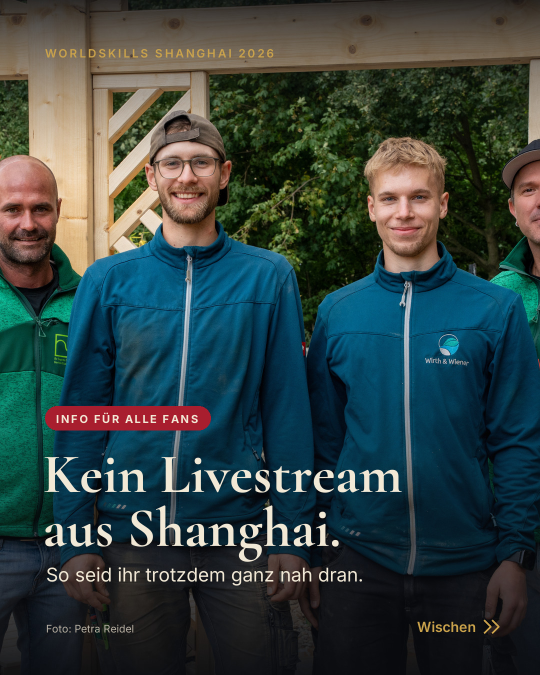
#> input picture marketing/ig-kein-livestream/slide-01.jpg, 1080 x 1350 px, given in place of PG-Sachsen_WSS_Petra Reidel-11.jpg, which was not available (shown at 1/2 size)
$ python render.py ../slide-01.jpg ..
#> lines starting #> are read from the running program, lines starting #| are printed output that depends on the picture; after the words box and inside, x2 and y2 are one past the last pixel; in counts of white or black regions, pixels touching at a corner belong together; pictures that were not available may be replaced by others from this repository, and a replacement may not be noted
"""Rendert Karussell + Storys "Kein Livestream – so seid ihr dabei" im Look der Website."""
from PIL import Image, ImageDraw, ImageFont, ImageOps, ImageFilter
import os, sys

SCR = sys.argv[1]
ROOT = sys.argv[2]
OUT = os.path.join(ROOT, 'marketing/ig-kein-livestream')
ORIG = os.path.join(ROOT, '_originale/pressegespraech/PG-Sachsen_WSS_Petra Reidel-{}.jpg')
os.makedirs(OUT, exist_ok=True)

NIGHT, INK = (12, 22, 34), (22, 18, 15)
PAPER, GOLD, RED = (241, 232, 214), (201, 162, 75), (168, 30, 46)
SOFT, DIM = (184, 177, 164), (120, 116, 108)

def F(name, size): return ImageFont.truetype(os.path.join(SCR, 'ttf', name + '.ttf'), size)
BR = lambda s: F('fa-brands', s)
SO = lambda s: F('fa-solid', s)
ICON = {'instagram': ('', BR), 'facebook': ('', BR), 'linkedin': ('', BR),
        'tiktok': ('', BR), 'youtube': ('', BR), 'globe': ('', SO),
        'bookmark': ('', SO), 'share': ('', SO)}

# ---------- Helfer ----------
def bg(w, h):
    """Nachthimmel-Verlauf wie im Live-Bereich der Seite, dazu ein roter Lichthof."""
    im = Image.new('RGB', (w, h))
    px = im.load()
    for y in range(h):
        t = y / (h - 1)
        c = tuple(int(NIGHT[i] * (1 - t) + INK[i] * t) for i in range(3))
        for x in range(w): px[x, y] = c
    glow = Image.new('L', (w, h), 0)
    ImageDraw.Draw(glow).ellipse((w * 0.45, -h * 0.25, w * 1.35, h * 0.35), fill=70)
    glow = glow.filter(ImageFilter.GaussianBlur(160))
    im.paste(Image.new('RGB', (w, h), RED), (0, 0), glow)
    gold = Image.new('L', (w, h), 0)
    ImageDraw.Draw(gold).ellipse((-w * 0.5, h * 0.72, w * 0.5, h * 1.3), fill=38)
    gold = gold.filter(ImageFilter.GaussianBlur(170))
    im.paste(Image.new('RGB', (w, h), GOLD), (0, 0), gold)
    return im

def photo(n, w, h, center):
    im = ImageOps.exif_transpose(Image.open(ORIG.format(n))).convert('RGB')
    return ImageOps.fit(im, (w, h), Image.LANCZOS, centering=center)

def shade(im, top_to, bottom_from, top_a=150, bottom_a=240):
    """Dunkler Verlauf oben und unten, damit Text über dem Foto lesbar bleibt."""
    w, h = im.size
    m = Image.new('L', (w, h), 0); p = m.load()
    for y in range(h):
        a = 0
        if y < top_to: a = int(top_a * (1 - y / top_to) ** 1.6)
        if y > bottom_from: a = max(a, int(bottom_a * ((y - bottom_from) / (h - bottom_from)) ** 1.15))
        for x in range(w): p[x, y] = a
    im.paste(Image.new('RGB', (w, h), (8, 10, 14)), (0, 0), m)
    return im

def spaced(d, xy, text, font, fill, track):
    x, y = xy
    for ch in text:
        d.text((x, y), ch, font=font, fill=fill)
        x += font.getlength(ch) + track
    return x

def wrap(text, font, maxw):
    lines, cur = [], ''
    for word in text.split(' '):
        test = (cur + ' ' + word).strip()
        if font.getlength(test) <= maxw: cur = test
        else: lines.append(cur); cur = word
    if cur: lines.append(cur)
    return lines

def para(d, xy, text, font, fill, maxw, lh):
    x, y = xy
    for line in wrap(text, font, maxw):
        d.text((x, y), line, font=font, fill=fill); y += lh
    return y

def fit(text, name, start, maxw):
    s = start
    while F(name, s).getlength(text) > maxw: s -= 2
    return F(name, s)

def icon_circle(d, cx, cy, r, key):
    d.ellipse((cx - r, cy - r, cx + r, cy + r), outline=GOLD, width=3)
    glyph, fn = ICON[key]
    d.text((cx, cy), glyph, font=fn(int(r * 0.95)), fill=PAPER, anchor='mm')

def channel_row(d, x, y, w, h, key, platform, handle, hsize=40):
    d.rounded_rectangle((x, y, x + w, y + h), radius=22, fill=(255, 255, 255, 10) if False else (26, 30, 36), outline=(74, 66, 46), width=2)
    icon_circle(d, x + 26 + h * 0.34, y + h / 2, h * 0.3, key)
    tx = x + 52 + h * 0.68
    d.text((tx, y + h * 0.2), platform.upper(), font=F('inter-600', 21), fill=DIM)
    d.text((tx, y + h * 0.43), handle, font=fit(handle, 'inter-600', hsize, w - (tx - x) - 30), fill=PAPER)

def chrome(d, w, h, idx, total, label='ROAD TO SHANGHAI · WORLDSKILLS 2026'):
    spaced(d, (90, 92), label, F('inter-600', 23), GOLD, 4.2)
    d.text((90, h - 108), 'shanghai.wirth-wiener.de', font=F('inter-600', 25), fill=SOFT)
    if total:
        d.text((w - 90, h - 108), f'{idx} / {total}', font=F('inter-600', 25), fill=SOFT, anchor='ra')

def chevron(d, x, y, size, color, width=5):
    d.line((x, y - size, x + size, y, x, y + size), fill=color, width=width, joint='curve')

def rule(d, x, y, w=120): d.rectangle((x, y, x + w, y + 4), fill=GOLD)

W, H = 1080, 1350
TOTAL = 6
files = []

# ---------- 1: Hook mit Foto ----------
im = shade(photo(11, W, H, (0.61, 0.42)), top_to=380, bottom_from=560, top_a=215)
#> in photo, im is the input picture: PIL image 1080x1350 RGB; mean R, G, B 50.8, 65.7, 64.6
#> in shade, `w, h = im.size`: w = 1080; h = 1350
#> in shade, `m = Image.new('L', (w, h), 0)`: m: PIL image 1080x1350 L; every value is 0
d = ImageDraw.Draw(im)
spaced(d, (90, 92), 'WORLDSKILLS SHANGHAI 2026', F('inter-600', 23), GOLD, 4.2)
pill = 'INFO FÜR ALLE FANS'
pf = F('inter-700', 22); pw = sum(pf.getlength(c) + 3.5 for c in pill) + 44
d.rounded_rectangle((90, 812, 90 + pw, 860), radius=24, fill=RED)
spaced(d, (112, 824), pill, pf, PAPER, 3.5)
d.text((86, 880), 'Kein Livestream', font=F('corm-700', 112), fill=PAPER)
d.text((86, 988), 'aus Shanghai.', font=F('corm-700', 112), fill=PAPER)
d.text((92, 1126), 'So seid ihr trotzdem ganz nah dran.', font=F('inter-400', 38), fill=PAPER)
sw = F('inter-600', 28); lab = 'Wischen'
d.text((W - 128 - sw.getlength(lab), 1236), lab, font=sw, fill=GOLD)
chevron(d, W - 112, 1253, 13, GOLD); chevron(d, W - 96, 1253, 13, GOLD)
d.text((92, 1244), 'Foto: Petra Reidel', font=F('inter-400', 21), fill=SOFT)
files.append(('slide-01.jpg', im))

# ---------- 2: Warum ----------
im = bg(W, H); d = ImageDraw.Draw(im); chrome(d, W, H, 2, TOTAL)
#> in bg, `im = Image.new('RGB', (w, h))`: im: PIL image 1080x1350 RGB; every value is 0
#> in bg, `ImageDraw.Draw(glow).ellipse((w * 0.45, -h * 0.25, w * 1.35, h * 0.35)..`:
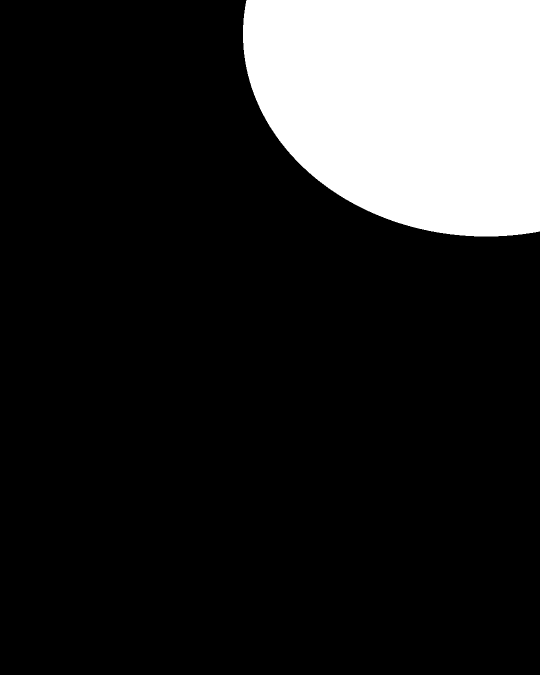
#> glow: PIL image 1080x1350 L (shown at 1/2 size); values 0 (black) and 70 (white), 16.3% white; 1 white region, box (x1, y1, x2, y2) and area: (486, 0, 1080, 473) 238141
#> in bg, `ImageDraw.Draw(gold).ellipse((-w * 0.5, h * 0.72, w * 0.5, h * 1.3), f..`: gold: PIL image 1080x1350 L; values 0 (black) and 38 (white), 10.9% white; 1 white region, box (x1, y1, x2, y2) and area: (0, 972, 541, 1350) 158999
d.text((86, 190), 'Warum kein Stream?', font=F('corm-700', 92), fill=PAPER)
rule(d, 92, 318)
y = para(d, (92, 360), 'Damit sich die Teams voll auf ihre Aufgabe konzentrieren können, wird aus Shanghai nicht live übertragen – weder bei den Wettkämpfen noch bei den Veranstaltungen.', F('inter-400', 38), PAPER, 890, 56)
#> y = 584
d.text((92, y + 14), 'Info: WorldSkills Germany', font=F('inter-400', 25), fill=DIM)
cy = y + 96
#> cy = 680
d.rounded_rectangle((90, cy, W - 90, cy + 420), radius=28, fill=(24, 28, 34), outline=(88, 76, 48), width=2)
spaced(d, (132, cy + 42), 'DIE WM-WOCHE', F('inter-600', 22), GOLD, 4)
rows = [('Di · 22.09.', 'Eröffnung'), ('Mi–Sa · 23.–26.09.', '4 Wettkampftage'), ('So · 27.09.', 'Siegerehrung')]
ry = cy + 104
#> ry = 784
for i, (a, b) in enumerate(rows):
    d.text((132, ry), a, font=F('inter-600', 34), fill=GOLD)
    d.text((W - 132, ry), b, font=F('inter-400', 34), fill=PAPER, anchor='ra')
    if i < 2: d.line((132, ry + 72, W - 132, ry + 72), fill=(58, 54, 46), width=2)
    ry += 98
#> this loop made 3 passes
#> ry on passes 1 to 3: 882, 980, 1078
#> after the loop, ry = 1078
files.append(('slide-02.jpg', im))

# ---------- 3–5: Kanaele ----------
def channels(num, eyebrow, title, sub, rows, idx):
    im = bg(W, H); d = ImageDraw.Draw(im); chrome(d, W, H, idx, TOTAL, eyebrow)
    d.text((86, 190), title, font=fit(title, 'corm-700', 92, W - 180), fill=PAPER)
    rule(d, 92, 318)
    y = para(d, (92, 360), sub, F('inter-400', 36), PAPER, 890, 52)
    y += 44
    rh = 150 if len(rows) <= 3 else 118
    gap = 28 if len(rows) <= 3 else 18
    for key, plat, handle in rows:
        channel_row(d, 90, y, W - 180, rh, key, plat, handle, hsize=46 if len(rows) <= 3 else 40)
        y += rh + gap
    return im

files.append(('slide-03.jpg', channels(1, 'SO SEID IHR DABEI · 1', 'Team Germany',
    'Updates, Bilder und Eindrücke vom ganzen deutschen Team – direkt aus Shanghai.',
    [('instagram', 'Instagram', '@worldskills_germany'), ('facebook', 'Facebook', 'WorldSkillsGermany'),
     ('linkedin', 'LinkedIn', 'WorldSkills Germany')], 3)))
#> in channels, `y = para(d, (92, 360), sub, F('inter-400', 36), PAPER, 890, 52)`: y = 464
#> in channels, `y += 44`: y = 508
#> the loop in channels, `for key, plat, handle in rows:` made 3 passes
#> y on passes 1 to 3: 686, 864, 1042
#> after the loop in channels, `for key, plat, handle in rows:`: y = 1042
files.append(('slide-04.jpg', channels(2, 'SO SEID IHR DABEI · 2', 'Die Landschaftsgärtner',
    'Jeden Tag Baufortschritt, Reels, Ländervergleiche und Interviews – von der Wettkampfbaustelle.',
    [('instagram', 'Instagram', '@die_landschaftsgaertner'), ('facebook', 'Facebook', 'dielandschaftsgaertner'),
     ('tiktok', 'TikTok', '@ausbildung_galabau'), ('youtube', 'YouTube', '@Ausbildung_galabau')], 4)))
#> the loop in channels (call 2), `for key, plat, handle in rows:` made 4 passes
#> y on passes 1 to 4: 644, 780, 916, 1052
im5 = channels(3, 'SO SEID IHR DABEI · 3', 'Marc-Aurel & Lennard',
    'Ihre Berichte, alle Bilder und das Daumendrücken – an einem Ort.',
    [('instagram', 'Instagram', '@wirth_wiener_gmbh'), ('globe', 'Website', 'shanghai.wirth-wiener.de')], 5)
d = ImageDraw.Draw(im5)
d.text((W / 2, 1036), 'Für jeden, der die Daumen drückt,', font=F('corm-600i', 50), fill=GOLD, anchor='ma')
d.text((W / 2, 1096), 'steigt eine Laterne auf.', font=F('corm-600i', 50), fill=GOLD, anchor='ma')
files.append(('slide-05.jpg', im5))

# ---------- 6: Teilen + Speichern, Foto ----------
im = photo(85, W, H, (0.5, 0.45))
#> call 2 of photo, with n = 85, w = 1080, h = 1350, center = (0.5, 0.45)
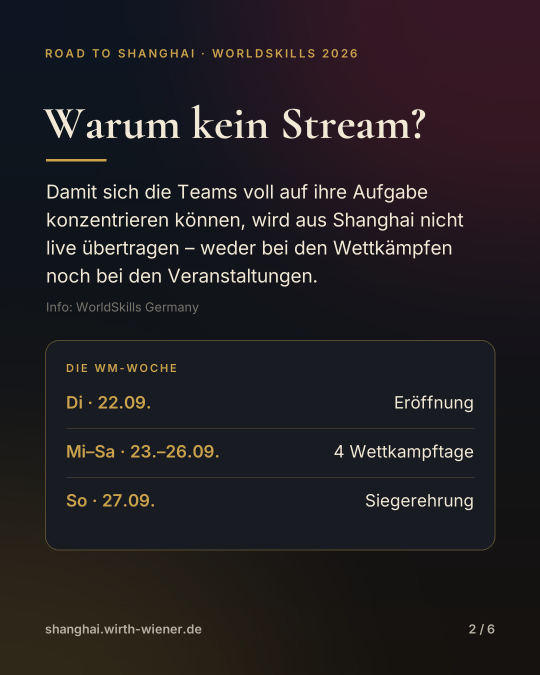
#> input picture marketing/ig-kein-livestream/slide-02.jpg, 1080 x 1350 px, given in place of PG-Sachsen_WSS_Petra Reidel-85.jpg, which was not available (shown at 1/2 size)
#> in photo, im is the input picture: PIL image 1080x1350 RGB; mean R, G, B 34.9, 31, 34.4
im.paste(Image.new('RGB', (W, H), (8, 10, 14)), (0, 0), Image.new('L', (W, H), 140))
im = shade(im, top_to=380, bottom_from=300, top_a=215, bottom_a=252)
d = ImageDraw.Draw(im)
spaced(d, (90, 92), 'ROAD TO SHANGHAI · WORLDSKILLS 2026', F('inter-600', 23), GOLD, 4.2)
d.text((86, 640), 'Teilt das mit allen,', font=F('corm-700', 96), fill=PAPER)
d.text((86, 734), 'die nicht mitfliegen.', font=F('corm-700', 96), fill=PAPER)
rule(d, 92, 866)
para(d, (92, 904), 'Und speichert euch den Beitrag – am 22.\u00a0September geht es los.', F('inter-400', 38), PAPER, 880, 54)
for i, (key, lab) in enumerate([('bookmark', 'Speichern'), ('share', 'Teilen')]):
    x = 92 + i * 300
    icon_circle(d, x + 36, 1106, 36, key)
    d.text((x + 90, 1088), lab, font=F('inter-600', 32), fill=PAPER)
d.text((92, H - 108), 'shanghai.wirth-wiener.de', font=F('inter-600', 25), fill=SOFT)
d.text((W - 90, H - 108), f'{TOTAL} / {TOTAL}', font=F('inter-600', 25), fill=SOFT, anchor='ra')
d.text((W - 90, 92), 'Foto: Petra Reidel', font=F('inter-400', 21), fill=SOFT, anchor='ra')
files.append(('slide-06.jpg', im))

# ---------- Storys 1080 x 1920 (Text nur im sicheren Bereich 250–1580) ----------
SW, SH = 1080, 1920
s = bg(SW, SH); ph = photo(11, SW, 880, (0.52, 0.4)); s.paste(ph, (0, 340))
#> in bg (call 5), `im = Image.new('RGB', (w, h))`: im: PIL image 1080x1920 RGB; every value is 0
#> in bg (call 5), `glow = Image.new('L', (w, h), 0)`: glow: PIL image 1080x1920 L; every value is 0
#> in bg (call 5), `ImageDraw.Draw(glow).ellipse((w * 0.45, -h * 0.25, w * 1.35, h * 0.35)..`: glow: PIL image 1080x1920 L; values 0 (black) and 70 (white), 16.3% white; 1 white region, box (x1, y1, x2, y2) and area: (486, 0, 1080, 673) 338817
#> in bg (call 5), `ImageDraw.Draw(gold).ellipse((-w * 0.5, h * 0.72, w * 0.5, h * 1.3), f..`: gold: PIL image 1080x1920 L; values 0 (black) and 38 (white), 10.9% white; 1 white region, box (x1, y1, x2, y2) and area: (0, 1382, 541, 1920) 226359
fade = Image.new('L', (SW, 880), 0); fp = fade.load()
#> after `fade = Image.new('L', (SW, 880), 0)`: fade: PIL image 1080x880 L; every value is 0
for y in range(880):
    a = int(255 * max(0, (y - 560) / 320) ** 1.3) if y > 560 else 0
    for x in range(SW): fp[x, y] = a
s.paste(Image.new('RGB', (SW, 880), (18, 20, 24)), (0, 340), fade)
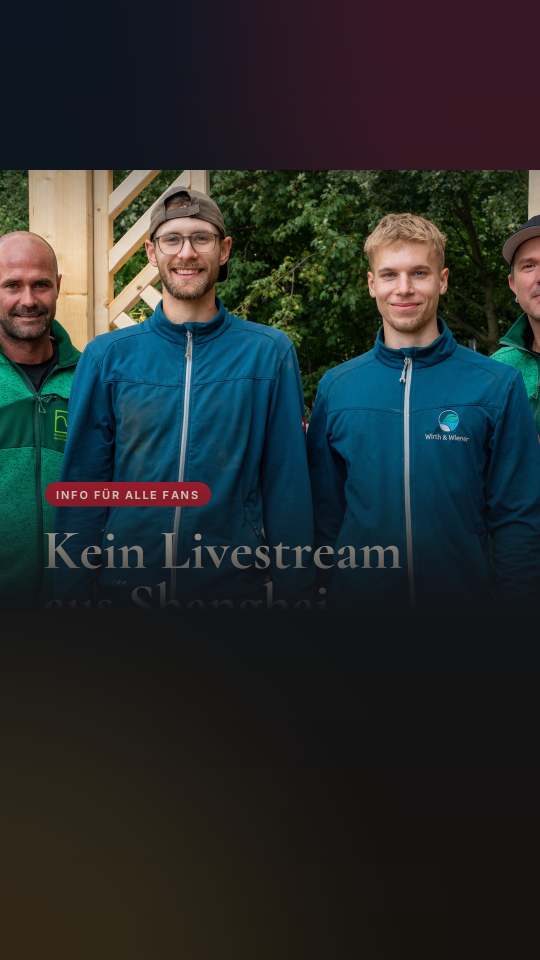
#> s: PIL image 1080x1920 RGB (shown at 1/2 size); mean R, G, B 38.2, 43.9, 44.2
d = ImageDraw.Draw(s)
spaced(d, (90, 270), 'WORLDSKILLS SHANGHAI 2026', F('inter-600', 26), GOLD, 4.6)
d.text((86, 1110), 'Kein Livestream', font=F('corm-700', 120), fill=PAPER)
d.text((86, 1226), 'aus Shanghai.', font=F('corm-700', 120), fill=PAPER)
rule(d, 92, 1380, 140)
d.text((92, 1420), 'So seid ihr trotzdem dabei.', font=F('inter-400', 44), fill=PAPER)
d.text((92, 1490), 'Tippt weiter.', font=F('inter-600', 40), fill=GOLD)
chevron(d, 360, 1514, 15, GOLD); chevron(d, 380, 1514, 15, GOLD)
d.text((SW - 90, 1070), 'Foto: Petra Reidel', font=F('inter-400', 22), fill=SOFT, anchor='ra')
files.append(('story-01.jpg', s))

s = bg(SW, SH); d = ImageDraw.Draw(s)
spaced(d, (90, 270), 'SO SEID IHR DABEI', F('inter-600', 26), GOLD, 4.6)
d.text((86, 330), 'Folgt diesen Kanälen', font=F('corm-700', 96), fill=PAPER)
y = 480
for head, rows in [('TEAM GERMANY', [('instagram', 'Instagram', '@worldskills_germany'), ('facebook', 'Facebook', 'WorldSkillsGermany'), ('linkedin', 'LinkedIn', 'WorldSkills Germany')]),
                   ('DIE LANDSCHAFTSGÄRTNER', [('instagram', 'Instagram', '@die_landschaftsgaertner'), ('facebook', 'Facebook', 'dielandschaftsgaertner'), ('tiktok', 'TikTok', '@ausbildung_galabau'), ('youtube', 'YouTube', '@Ausbildung_galabau')])]:
    spaced(d, (92, y), head, F('inter-600', 24), SOFT, 4); y += 50
    for key, plat, handle in rows:
        channel_row(d, 90, y, SW - 180, 118, key, plat, handle); y += 132
    y += 34
#> after the loop, y = 1572
files.append(('story-02.jpg', s))

s = bg(SW, SH); ph = photo(86, SW, 640, (0.55, 0.5)); s.paste(ph, (0, 340))
#> call 4 of photo, with n = 86, w = 1080, h = 640, center = (0.55, 0.5)
#> in photo (call 4), `return ImageOps.fit(im, (w, h), Image.LANCZOS, centering=center)`:
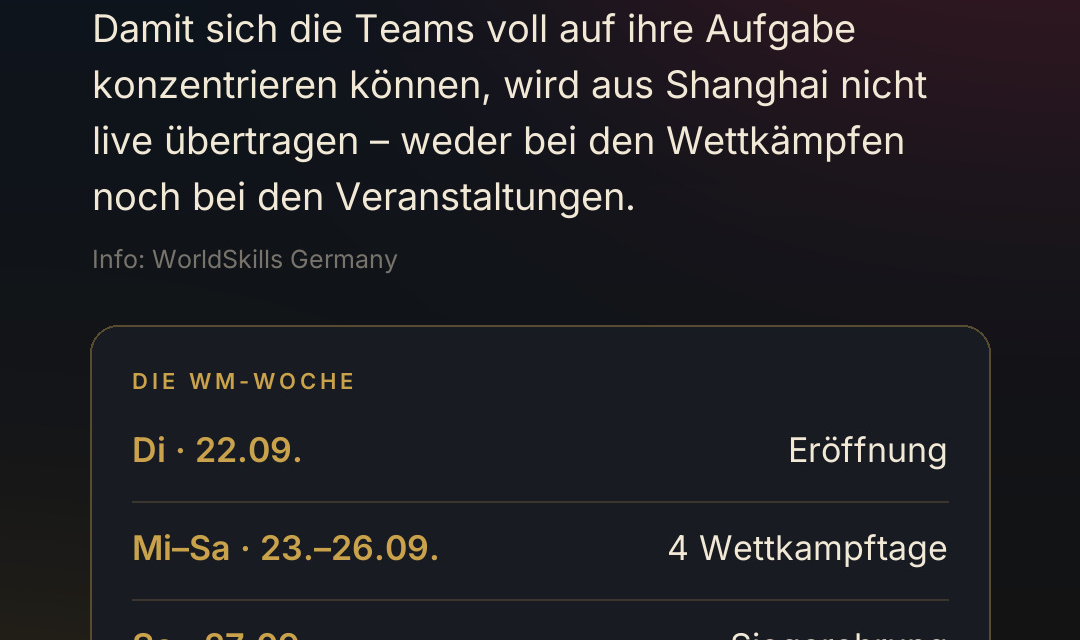
#> returned value: PIL image 1080x640 RGB; mean R, G, B 33.2, 32.8, 37.2
#> after `s.paste(ph, (0, 340))`:
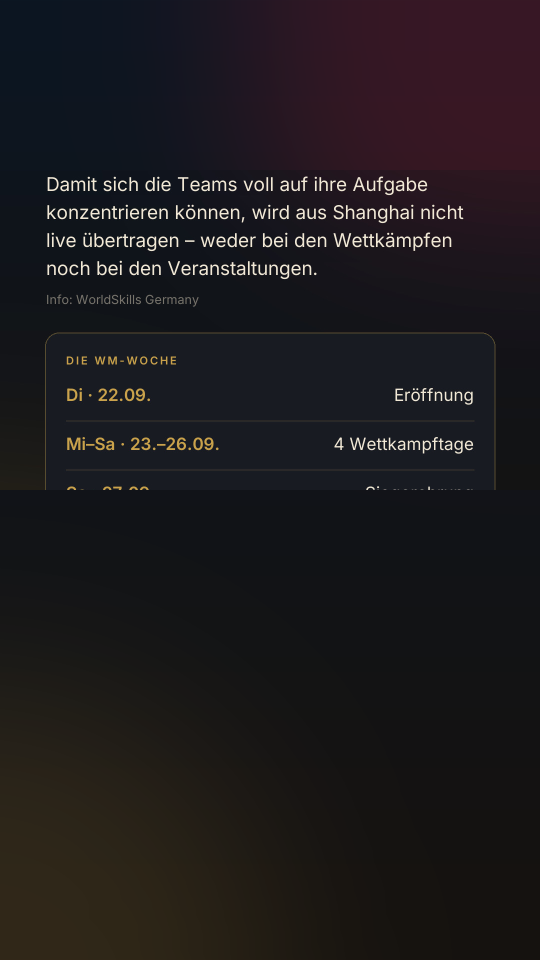
#> s: PIL image 1080x1920 RGB (shown at 1/2 size); mean R, G, B 29.5, 26.3, 28.7
fade = Image.new('L', (SW, 640), 0); fp = fade.load()
#> after `fade = Image.new('L', (SW, 640), 0)`: fade: PIL image 1080x640 L; every value is 0
for y in range(640):
    a = int(255 * max(0, (y - 380) / 260) ** 1.3) if y > 380 else 0
    for x in range(SW): fp[x, y] = a
s.paste(Image.new('RGB', (SW, 640), (18, 20, 24)), (0, 340), fade)
d = ImageDraw.Draw(s)
spaced(d, (90, 270), 'MARC-AUREL & LENNARD', F('inter-600', 26), GOLD, 4.6)
d.text((86, 940), 'Alles an', font=F('corm-700', 116), fill=PAPER)
d.text((86, 1052), 'einem Ort.', font=F('corm-700', 116), fill=PAPER)
rule(d, 92, 1200, 140)
y3 = para(d, (92, 1236), 'Berichte, Bilder und Daumendrücken auf unserer Shanghai-Seite:', F('inter-400', 42), PAPER, 880, 60)
#> y3 = 1356
d.text((92, y3 + 14), 'shanghai.wirth-wiener.de', font=fit('shanghai.wirth-wiener.de', 'inter-700', 60, SW - 180), fill=GOLD)
d.text((SW - 90, 900), 'Foto: Petra Reidel', font=F('inter-400', 22), fill=SOFT, anchor='ra')
# Platz fuer den Link-Sticker bleibt bewusst frei (ca. y 1440–1600)
files.append(('story-03.jpg', s))

for name, img in files:
    p = os.path.join(OUT, name); img.convert('RGB').save(p, 'JPEG', quality=92, optimize=True, subsampling=0)
    print(f'{name:13} {img.size[0]}x{img.size[1]}  {os.path.getsize(p)//1024:>4} KB')
#> this loop made 9 passes
#> name on passes 1 to 9: 'slide-01.jpg', 'slide-02.jpg', 'slide-03.jpg', 'slide-04.jpg', 'slide-05.jpg', 'slide-06.jpg', 'story-01.jpg', 'story-02.jpg', 'story-03.jpg'
#| slide-01.jpg  1080x1350   437 KB
#| slide-02.jpg  1080x1350   188 KB
#| slide-03.jpg  1080x1350   155 KB
#| slide-04.jpg  1080x1350   180 KB
#| slide-05.jpg  1080x1350   170 KB
#| slide-06.jpg  1080x1350   198 KB
#| story-01.jpg  1080x1920   427 KB
#| story-02.jpg  1080x1920   225 KB
#> (further printed lines are left out)
#> pass 1, `p = os.path.join(OUT, name)`:
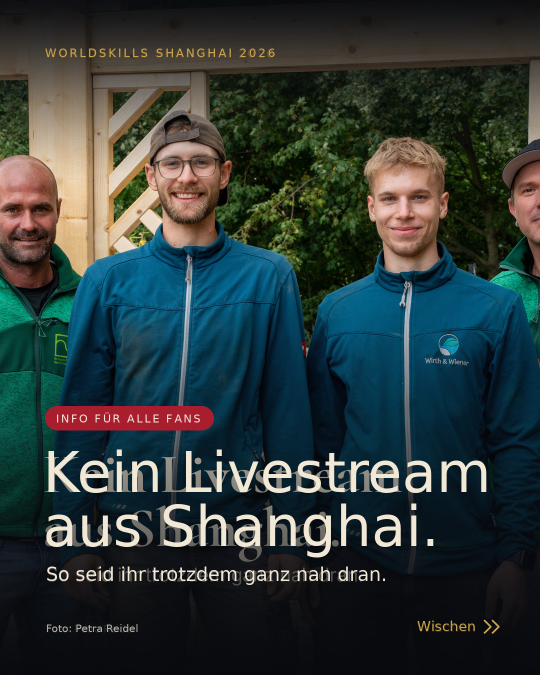
#> saved as slide-01.jpg: PIL image 1080x1350 RGB (shown at 1/2 size); mean R, G, B 45.8, 57.4, 56.6
#> pass 2, `p = os.path.join(OUT, name)`:
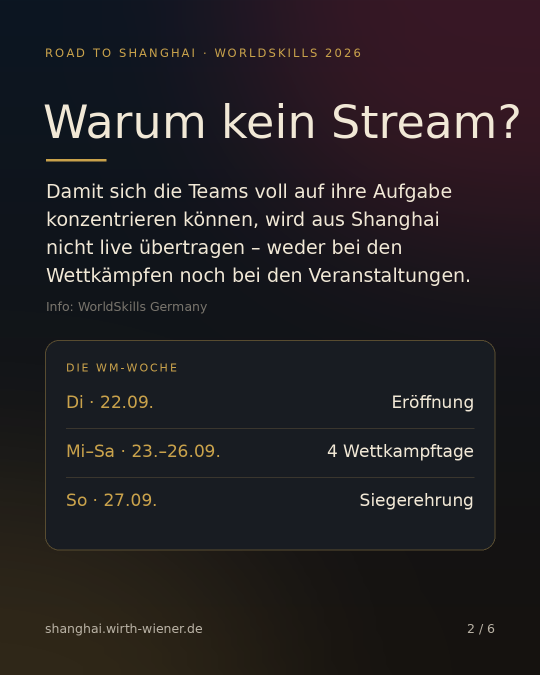
#> saved as slide-02.jpg: PIL image 1080x1350 RGB (shown at 1/2 size); mean R, G, B 35.6, 32, 35.3
